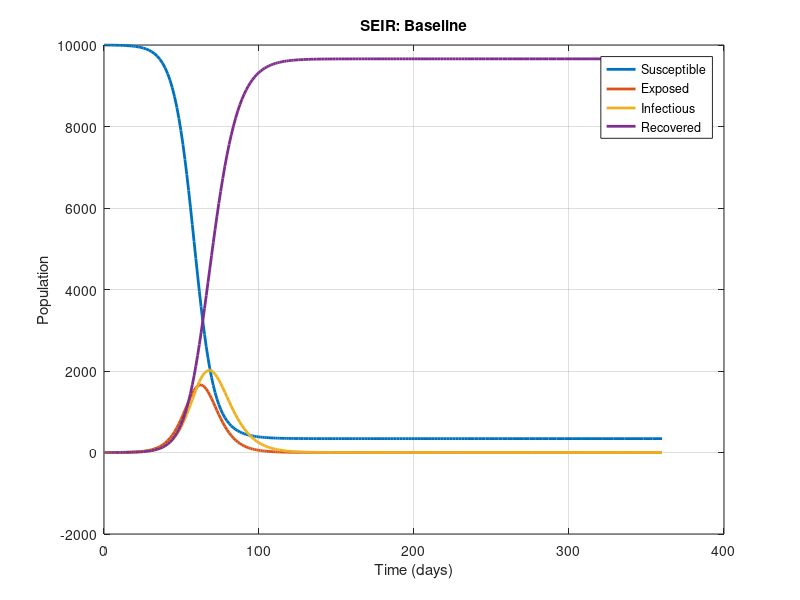
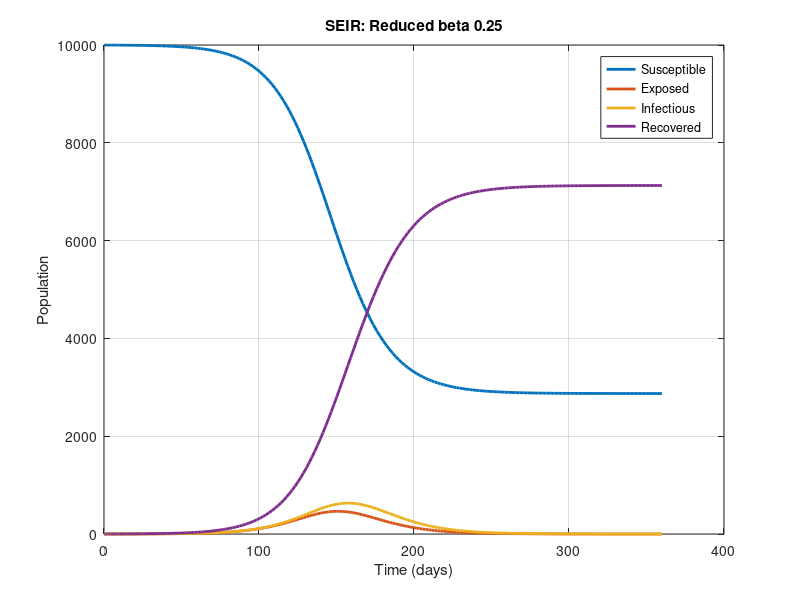
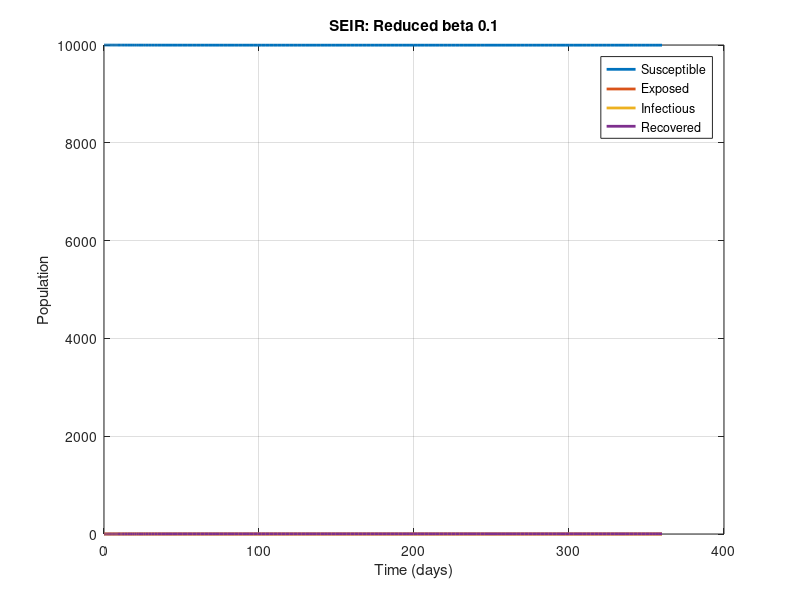
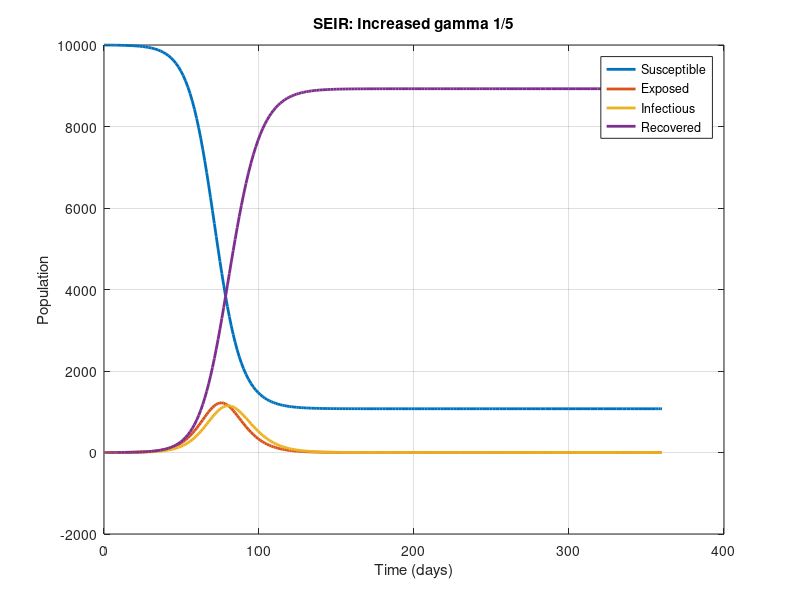

The MATLAB script that drew these images, in order:
function seir_all_scenarios()
    % === Common Parameters ===
    sigma_base = 1/5;
    gamma_base = 1/7;
    N = 10000;
    tspan = [0 360];

    % === Scenario Definitions ===
    scenarios = {
        'Baseline',              0.5, sigma_base, gamma_base, 1.0, 1
        'Reduced beta 0.25',     0.25, sigma_base, gamma_base, 1.0, 1
        'Reduced beta 0.1',      0.1,  sigma_base, gamma_base, 1.0, 1
        'Increased gamma 1/5',   0.5, sigma_base, 1/5,         1.0, 1
        'Increased gamma 1/3',   0.5, sigma_base, 1/3,         1.0, 1
        'Short sigma 1/3',       0.5, 1/3,        gamma_base,  1.0, 1
        'Long sigma 1/7',        0.5, 1/7,        gamma_base,  1.0, 1
        '30 percent Vaccinated', 0.5, sigma_base, gamma_base,  0.7, 1
        '60 percent Vaccinated', 0.5, sigma_base, gamma_base,  0.4, 1
        'I0 10',                 0.5, sigma_base, gamma_base,  1.0, 10
        'I0 100',                0.5, sigma_base, gamma_base,  1.0, 100
    };

    output_dir = 'SEIR_Output';
    if ~exist(output_dir, 'dir')
        mkdir(output_dir);
    end

    % === Run Simulation for Each Scenario ===
    for i = 1:size(scenarios,1)
        % Load scenario parameters
        scenario_name = scenarios{i,1};
        beta          = scenarios{i,2};
        sigma         = scenarios{i,3};
        gamma         = scenarios{i,4};
        s0_ratio      = scenarios{i,5};
        I0            = scenarios{i,6};

        % Set initial conditions
        E0 = 0; R0 = 0;
        S0 = s0_ratio * N - I0;

        % Skip if initial susceptible population is negative
        if S0 < 0
            warning('Scenario %s skipped due to negative S0.', scenario_name);
            continue;
        end

        y0 = [S0; E0; I0; R0];

        % Solve ODE
        [t, y] = ode45(@(t, y) seir_ode(t, y, beta, sigma, gamma, N), tspan, y0);

        % Plot results
        figure('Visible','off');
        plot(t, y, 'LineWidth', 2);
        legend('Susceptible', 'Exposed', 'Infectious', 'Recovered');
        title(['SEIR: ', scenario_name], 'Interpreter', 'none');
        xlabel('Time (days)');
        ylabel('Population');
        grid on;

        safe_name = regexprep(scenario_name, '[^\w\s-]', '');
        safe_name = strrep(safe_name, ' ', '_');

        % Save plot
        saveas(gcf, fullfile(output_dir, ['SEIR_', safe_name, '.png']));
        close(gcf);
    end
end

% === SEIR ODE System ===
function dydt = seir_ode(~, y, beta, sigma, gamma, N)
    S = y(1); E = y(2); I = y(3); R = y(4);
    dS = -beta * S * I / N;
    dE = beta * S * I / N - sigma * E;
    dI = sigma * E - gamma * I;
    dR = gamma * I;
    dydt = [dS; dE; dI; dR];
end
